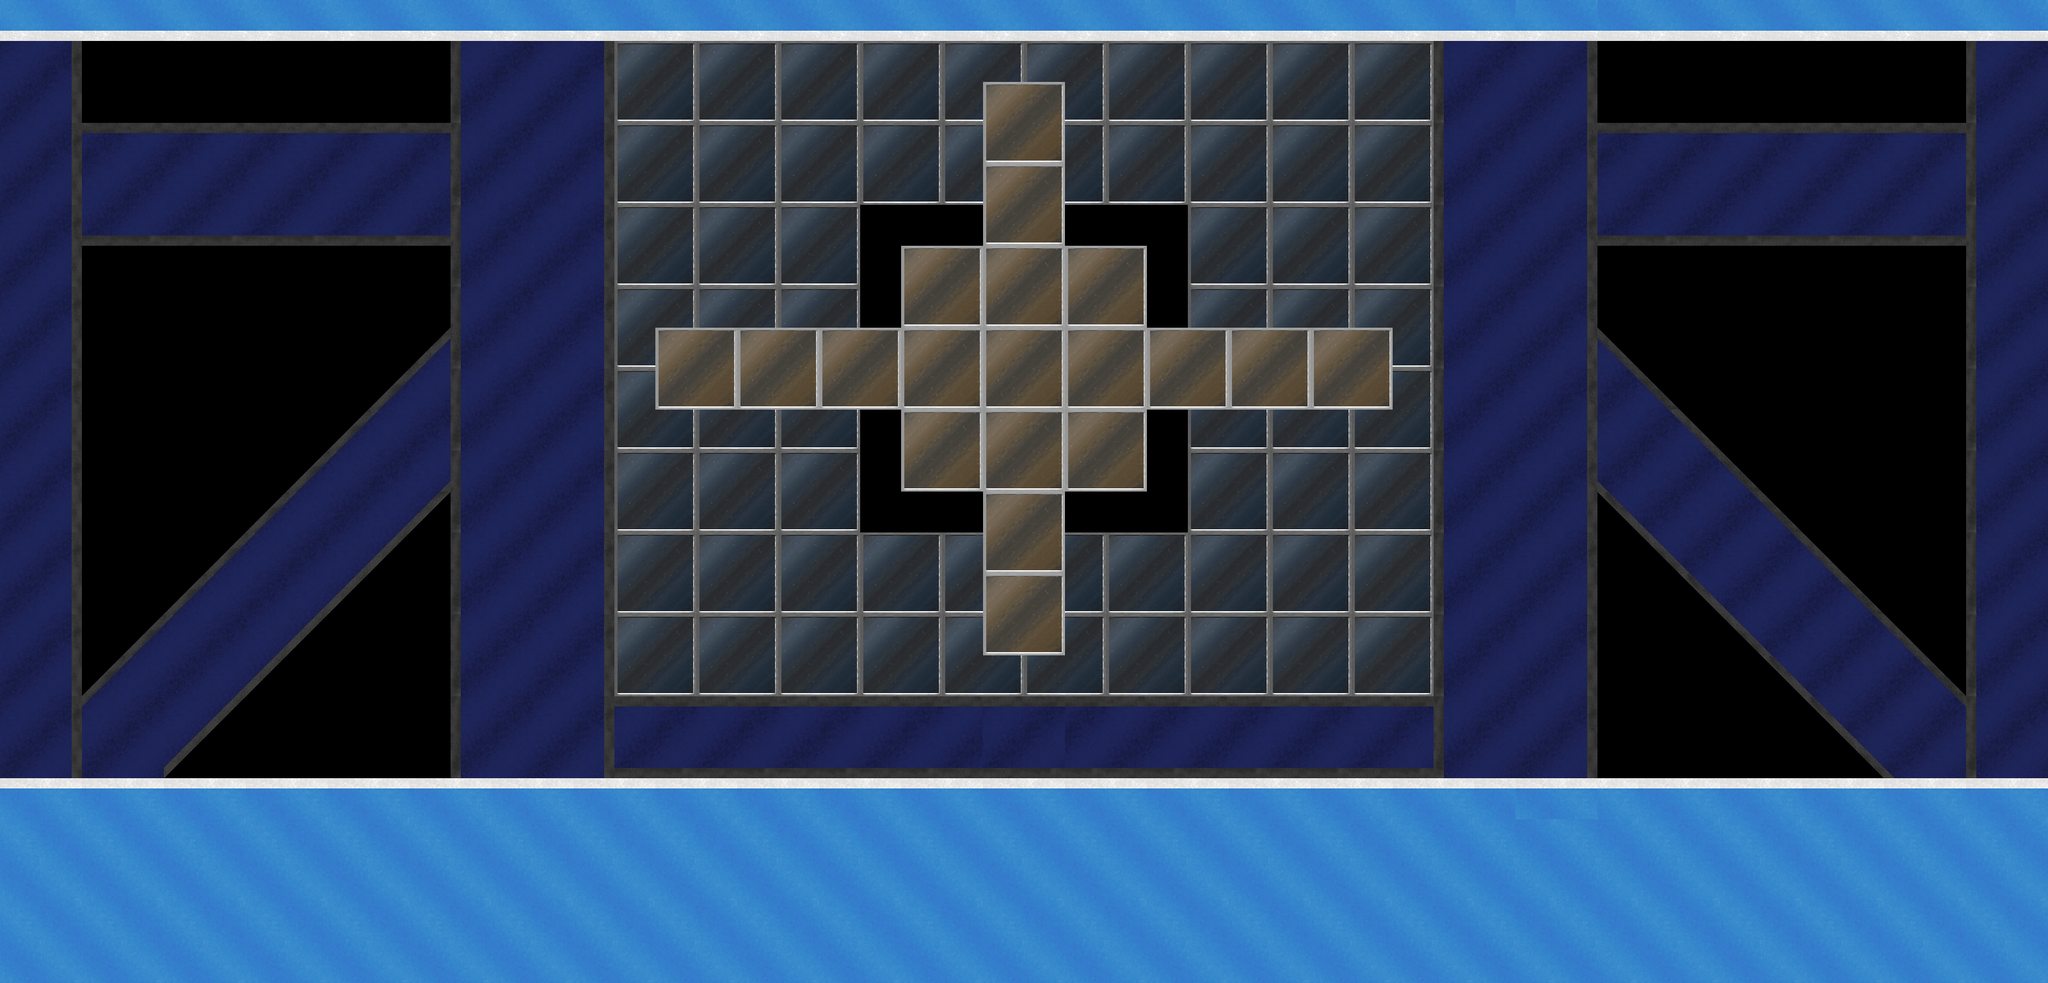

This is a level from a 2D game, rendered from its Tiled map with the project's own tilesets. A one-line summary and the complete map file follow:
An orthogonal 50x24 tile map with 64x64 px tiles, 1 tile layer (Tile Layer 1).

<map version="1.0" orientation="orthogonal" width="50" height="24" tilewidth="64" tileheight="64" backgroundcolor="#000000">
 <tileset firstgid="1" name="tiles" tilewidth="64" tileheight="64">
  <image source="../textures/tiles.png" width="1280" height="1280" />
 </tileset>
 <layer name="Tile Layer 1" width="50" height="24">
  <data encoding="csv">
21,22,21,22,21,22,21,22,21,22,21,22,21,22,21,22,21,22,21,22,21,22,21,22,21,22,21,22,21,22,21,22,21,22,21,22,21,21,22,22,21,22,21,22,21,22,21,22,21,22,
373,362,0,0,0,0,0,0,0,0,0,363,374,373,362,121,122,121,122,121,122,121,122,121,122,121,122,121,122,121,122,121,122,121,122,363,374,373,362,0,0,0,0,0,0,0,0,0,363,374,
393,382,0,0,0,0,0,0,0,0,0,383,394,393,382,141,142,141,142,141,142,141,142,141,123,124,142,141,142,141,142,141,142,141,142,383,394,393,382,0,0,0,0,0,0,0,0,0,383,394,
373,362,324,323,324,323,324,323,324,323,324,363,374,373,362,121,122,121,122,121,122,121,122,121,143,144,122,121,122,121,122,121,122,121,122,363,374,373,362,324,323,324,323,324,323,324,323,324,363,374,
393,382,373,374,373,374,373,374,373,374,373,383,394,393,382,141,142,141,142,141,142,141,142,141,123,124,142,141,142,141,142,141,142,141,142,383,394,393,382,373,374,373,374,373,374,373,374,373,383,394,
373,362,341,342,341,342,341,342,341,342,341,363,374,373,362,121,122,121,122,121,122,0,0,0,143,144,0,0,0,121,122,121,122,121,122,363,374,373,362,341,342,341,342,341,342,341,342,341,363,374,
393,382,0,0,0,0,0,0,0,0,0,383,394,393,382,141,142,141,142,141,142,0,123,124,123,124,123,124,0,141,142,141,142,141,142,383,394,393,382,0,0,0,0,0,0,0,0,0,383,394,
373,362,0,0,0,0,0,0,0,0,0,363,374,373,362,121,122,121,122,121,122,0,143,144,143,144,143,144,0,121,122,121,122,121,122,363,374,373,362,0,0,0,0,0,0,0,0,0,363,374,
393,382,0,0,0,0,0,0,0,325,326,383,394,393,382,141,123,124,123,124,123,124,123,124,123,124,123,124,123,124,123,124,123,124,142,383,394,393,382,331,332,0,0,0,0,0,0,0,383,394,
373,362,0,0,0,0,0,0,325,345,346,363,374,373,362,121,143,144,143,144,143,144,143,144,143,144,143,144,143,144,143,144,143,144,122,363,374,373,362,351,352,0,0,0,0,0,0,0,363,374,
393,382,0,0,0,0,0,325,345,346,366,383,394,393,382,141,142,141,142,141,142,0,123,124,123,124,123,124,0,141,142,141,142,141,142,383,394,393,382,329,330,331,332,0,0,0,0,0,383,394,
373,362,0,0,0,0,325,345,346,328,367,363,374,373,362,121,122,121,122,121,122,0,143,144,143,144,143,144,0,121,122,121,122,121,122,363,374,373,362,370,350,351,352,332,0,0,0,0,363,374,
393,382,0,0,0,325,345,346,347,367,368,383,394,393,382,141,142,141,142,141,142,0,0,0,123,124,0,0,0,141,142,141,142,141,142,383,394,393,382,369,370,371,351,352,0,0,0,0,383,394,
373,362,0,0,325,345,346,328,367,387,388,363,374,373,362,121,122,121,122,121,122,121,122,121,143,144,122,121,122,121,122,121,122,121,122,363,374,373,362,389,390,370,371,351,331,332,0,0,363,374,
393,382,0,325,345,346,328,367,387,388,0,383,394,393,382,141,142,141,142,141,142,141,142,141,123,124,142,141,142,141,142,141,142,141,142,383,394,393,382,0,0,369,370,371,351,352,0,0,383,394,
373,362,325,345,346,328,367,387,388,0,0,363,374,373,362,121,122,121,122,121,122,121,122,121,143,144,122,121,122,121,122,121,122,121,122,363,374,373,362,0,0,389,390,370,371,351,331,332,363,374,
393,382,345,346,347,367,387,388,0,0,0,383,394,393,382,141,142,141,142,141,142,141,142,141,142,141,142,141,142,141,142,141,142,141,142,383,394,393,382,0,0,0,0,369,370,371,351,352,383,394,
373,362,365,366,367,387,388,0,0,0,0,363,374,373,362,323,324,323,324,323,324,323,324,323,323,324,324,323,324,323,324,323,324,323,324,363,374,373,362,0,0,0,0,389,369,370,371,351,363,374,
393,382,385,386,387,388,0,0,0,0,0,383,394,393,382,341,342,341,342,341,342,341,342,341,341,342,342,341,342,341,342,341,342,341,342,383,394,393,382,0,0,0,0,0,389,390,370,371,383,394,
3,4,3,4,3,4,3,4,3,4,3,4,3,4,3,4,3,4,3,4,3,4,3,4,3,4,3,4,3,4,3,4,3,4,3,4,3,3,4,4,3,4,3,4,3,4,3,4,3,4,
54,53,54,53,54,53,54,53,54,53,54,53,54,53,54,53,54,53,54,53,54,53,54,53,54,53,54,53,54,53,54,53,54,53,54,53,54,53,54,53,54,53,54,53,54,53,54,53,54,53,
74,73,74,73,74,73,74,73,74,73,74,73,74,73,74,73,74,73,74,73,74,73,74,73,74,73,74,73,74,73,74,73,74,73,74,73,74,73,74,73,74,73,74,73,74,73,74,73,74,73,
54,53,54,53,54,53,54,53,54,53,54,53,54,53,54,53,54,53,54,53,54,53,54,53,54,53,54,53,54,53,54,53,54,53,54,53,54,53,54,53,54,53,54,53,54,53,54,53,54,53,
74,73,74,73,74,73,74,73,74,73,74,73,74,73,74,73,74,73,74,73,74,73,74,73,74,73,74,73,74,73,74,73,74,73,74,73,74,73,74,73,74,73,74,73,74,73,74,73,74,73
</data>
 </layer>
</map>
